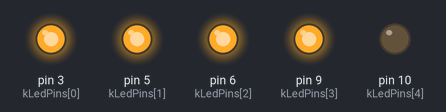
Bench run of a sketch on a simulated Arduino Uno, built with avr-gcc and run on an emulated ATmega328P. On the bench: output pins drawn as LEDs (lit = HIGH).

Above: at 0.15 s.
At 0.4 s:
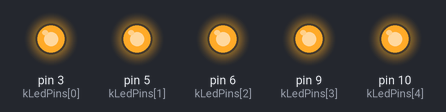
Timing chart, 0 to 3.0 s (numbered marks = the images above):
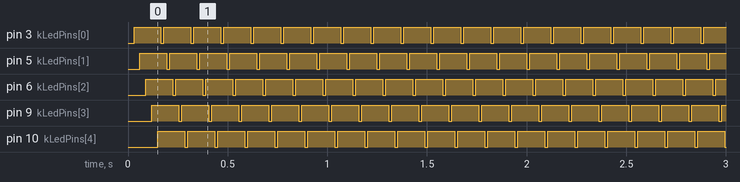

Measured:
- by itself, pin 3 (kLedPins[0]), pin 5 (kLedPins[1]), pin 6 (kLedPins[2]), pin 9 (kLedPins[3]), pin 10 (kLedPins[4]): alternates HIGH for 0.14 s and LOW for 0.02 s

The sketch:

baseline_led.ino
```cpp
// Phase 0 Day 2 - Baseline LED Mapping
// Sequentially toggles each LED ON then OFF before advancing.

const int kLedPins[] = {3, 5, 6, 9, 10};
const int kLedCount = sizeof(kLedPins) / sizeof(kLedPins[0]);

// 15ms interval keeps visible sequencing without blocking.
const unsigned long kToggleIntervalMicros = 15000;
int currentLedIndex = 0;
bool ledIsOn = false;
unsigned long lastToggleMicros = 0;

void setup() {
  for (int i = 0; i < kLedCount; i++) {
    pinMode(kLedPins[i], OUTPUT);
    digitalWrite(kLedPins[i], LOW);
  }

  lastToggleMicros = micros();
}

void loop() {
  unsigned long now = micros();

  if (now - lastToggleMicros < kToggleIntervalMicros) {
    return;
  }

  lastToggleMicros = now;
  digitalWrite(kLedPins[currentLedIndex], ledIsOn ? HIGH : LOW);

  if (ledIsOn) {
    currentLedIndex = (currentLedIndex + 1) % kLedCount;
  }

  ledIsOn = !ledIsOn;
}
```
